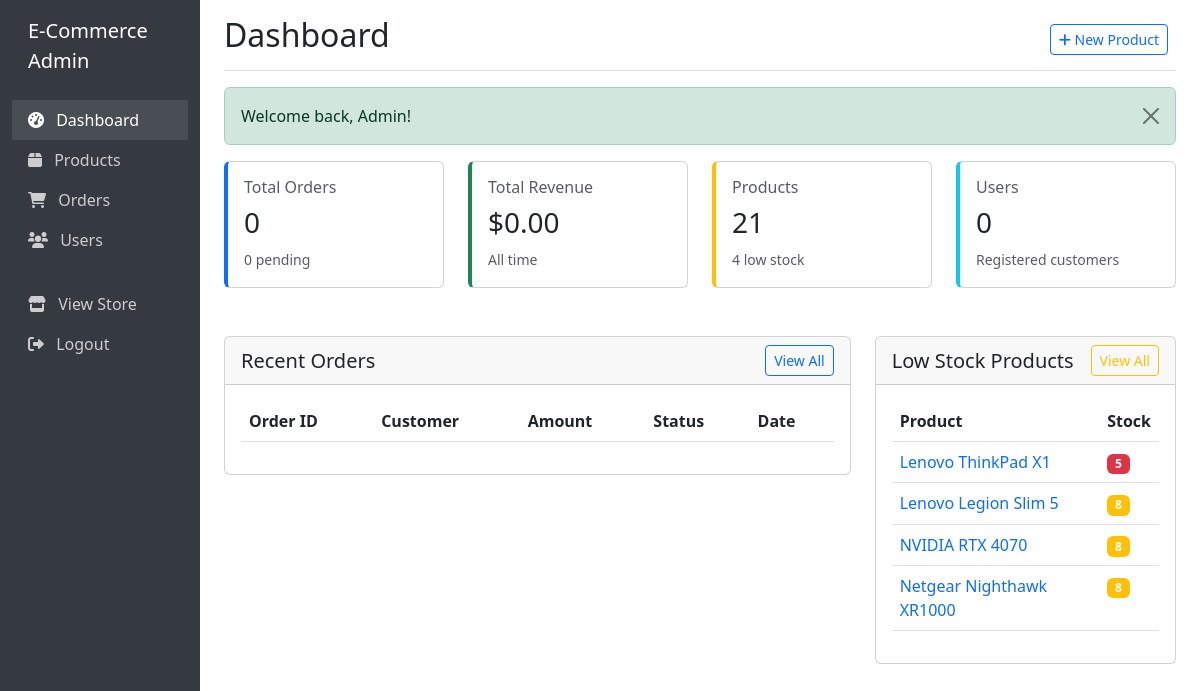
Page /admin/dashboard.php (signed in) on the committed database.
### tables this page shows
CREATE TABLE products (
    id INT PRIMARY KEY AUTO_INCREMENT,
    name VARCHAR(255) NOT NULL,
    description TEXT,
    price DECIMAL(10,2) NOT NULL,
    category_id INT,
    brand_id INT,
    stock INT NOT NULL DEFAULT 0,
    image_url VARCHAR(255),
    avg_rating DECIMAL(3,2) DEFAULT 0,
    total_sales INT DEFAULT 0,
    is_deleted BOOLEAN DEFAULT FALSE,
    created_at TIMESTAMP DEFAULT CURRENT_TIMESTAMP,
    FOREIGN KEY (category_id) REFERENCES categories(id),
    FOREIGN KEY (brand_id) REFERENCES brands(id)
);

### includes/functions.php (called while the page is built, shortened)
<?php
function get_flash_message() {
    if (isset($_SESSION['flash'])) {
        $flash = $_SESSION['flash'];
        return $flash;
    }
    return null;
}
function format_price($price) {
    return '$' . number_format($price, 2);
}
?>

### admin/dashboard.php (the view, shortened to what this page needs)
<?php
require_once '../includes/db_connect.php';
require_once '../includes/functions.php';
try {
    $stats = [
        'total_orders' => $pdo->query("SELECT COUNT(*) FROM orders")->fetchColumn(),
        'pending_orders' => $pdo->query("SELECT COUNT(*) FROM orders WHERE status = 'pending'")->fetchColumn(),
        'total_products' => $pdo->query("SELECT COUNT(*) FROM products WHERE is_deleted = 0")->fetchColumn(),
        'low_stock' => $pdo->query("SELECT COUNT(*) FROM products WHERE stock < 10 AND is_deleted = 0")->fetchColumn(),
        'total_users' => $pdo->query("SELECT COUNT(*) FROM users WHERE role = 'user'")->fetchColumn(),
        'total_revenue' => $pdo->query("SELECT COALESCE(SUM(total_amount), 0) FROM orders WHERE status != 'cancelled'")->fetchColumn()
    ];
    $stmt = $pdo->query("
        SELECT * FROM products
        WHERE stock < 10 AND is_deleted = 0
        ORDER BY stock ASC
        LIMIT 5
    ");
    $low_stock_products = $stmt->fetchAll();
} catch (PDOException $e) {
    error_log("Dashboard error: " . $e->getMessage());
    set_flash_message('danger', 'Error loading dashboard data.');
    $stats = [];
    $recent_orders = [];
    $low_stock_products = [];
}
?>
<!DOCTYPE html>
<html lang="en">
<head>
    <link href="https://cdn.jsdelivr.net/npm/bootstrap@5.3.0/dist/css/bootstrap.min.css" rel="stylesheet">
    <link href="https://cdnjs.cloudflare.com/ajax/libs/font-awesome/6.0.0/css/all.min.css" rel="stylesheet">
</head>
<body>
<div class="container-fluid">
    <div class="row">
        <nav class="col-md-3 col-lg-2 d-md-block sidebar collapse">
            <div class="position-sticky pt-3">
                <div class="mb-4 px-3">
                    <span class="fs-5 text-white">E-Commerce Admin</span>
                </div>
                <ul class="nav flex-column">
                    <li class="nav-item">
                        <a class="nav-link active" href="dashboard.php">
                            <i class="fas fa-tachometer-alt me-2"></i>
                            Dashboard
                        </a>
                    </li>
                    <li class="nav-item">
                        <a class="nav-link" href="products.php">
                            <i class="fas fa-box me-2"></i>
                            Products
                        </a>
                    </li>
                    <li class="nav-item">
                        <a class="nav-link" href="orders.php">
                            <i class="fas fa-shopping-cart me-2"></i>
                            Orders
                        </a>
                    </li>
                    <li class="nav-item">
                        <a class="nav-link" href="users.php">
                            <i class="fas fa-users me-2"></i>
                            Users
                        </a>
                    </li>
                    <li class="nav-item mt-4">
                        <a class="nav-link" href="../index.php">
                            <i class="fas fa-store me-2"></i>
                            View Store
                        </a>
                    </li>
                    <li class="nav-item">
                        <a class="nav-link" href="../logout.php">
                            <i class="fas fa-sign-out-alt me-2"></i>
                            Logout
                        </a>
                    </li>
                </ul>
            </div>
        </nav>
        <main class="col-md-9 ms-sm-auto col-lg-10 px-md-4">
            <div class="d-flex justify-content-between flex-wrap flex-md-nowrap align-items-center pt-3 pb-2 mb-3 border-bottom">
                <h1 class="h2">Dashboard</h1>
                <div class="btn-toolbar mb-2 mb-md-0">
                    <div class="btn-group me-2">
                        <a href="products.php?action=new" class="btn btn-sm btn-outline-primary">
                            <i class="fas fa-plus"></i> New Product
                        </a>
                    </div>
                </div>
            </div>
            <?php if ($flash = get_flash_message()): ?>
            <div class="alert alert-<?php echo $flash['type']; ?> alert-dismissible fade show">
                <?php echo $flash['message']; ?>
                <button type="button" class="btn-close" data-bs-dismiss="alert"></button>
            </div>
            <?php endif; ?>
            <div class="row mb-4">
                <div class="col-md-3 mb-4">
                    <div class="card stat-card primary h-100">
                        <div class="card-body">
                            <h6 class="card-title text-muted">Total Orders</h6>
                            <h3 class="card-text"><?php echo number_format($stats['total_orders']); ?></h3>
                            <small class="text-muted">
                                <?php echo number_format($stats['pending_orders']); ?> pending
                            </small>
                        </div>
                    </div>
                </div>
                <div class="col-md-3 mb-4">
                    <div class="card stat-card success h-100">
                        <div class="card-body">
                            <h6 class="card-title text-muted">Total Revenue</h6>
                            <h3 class="card-text"><?php echo format_price($stats['total_revenue']); ?></h3>
                            <small class="text-muted">All time</small>
                        </div>
                    </div>
                </div>
                <div class="col-md-3 mb-4">
                    <div class="card stat-card warning h-100">
                        <div class="card-body">
                            <h6 class="card-title text-muted">Products</h6>
                            <h3 class="card-text"><?php echo number_format($stats['total_products']); ?></h3>
                            <small class="text-muted">
                                <?php echo number_format($stats['low_stock']); ?> low stock
                            </small>
                        </div>
                    </div>
                </div>
                <div class="col-md-3 mb-4">
                    <div class="card stat-card info h-100">
                        <div class="card-body">
                            <h6 class="card-title text-muted">Users</h6>
                            <h3 class="card-text"><?php echo number_format($stats['total_users']); ?></h3>
                            <small class="text-muted">Registered customers</small>
                        </div>
                    </div>
                </div>
            </div>
            <div class="row">
                <div class="col-md-8 mb-4">
                    <div class="card">
                        <div class="card-header d-flex justify-content-between align-items-center">
                            <h5 class="card-title mb-0">Recent Orders</h5>
                            <a href="orders.php" class="btn btn-sm btn-outline-primary">View All</a>
                        </div>
                        <div class="card-body">
                            <div class="table-responsive">
                                <table class="table table-hover">
                                    <thead>
                                        <tr>
                                            <th>Order ID</th>
                                            <th>Customer</th>
                                            <th>Amount</th>
                                            <th>Status</th>
                                            <th>Date</th>
                                        </tr>
                                    </thead>
                                </table>
                            </div>
                        </div>
                    </div>
                </div>
                <div class="col-md-4 mb-4">
                    <div class="card">
                        <div class="card-header d-flex justify-content-between align-items-center">
                            <h5 class="card-title mb-0">Low Stock Products</h5>
                            <a href="products.php?filter=low_stock" class="btn btn-sm btn-outline-warning">View All</a>
                        </div>
                        <div class="card-body">
                            <div class="table-responsive">
                                <table class="table table-hover">
                                    <thead>
                                        <tr>
                                            <th>Product</th>
                                            <th>Stock</th>
                                        </tr>
                                    </thead>
                                    <tbody>
                                        <?php foreach ($low_stock_products as $product): ?>
                                        <tr>
                                            <td>
                                                <a href="products.php?id=<?php echo $product['id']; ?>" class="text-decoration-none">
                                                    <?php echo htmlspecialchars($product['name']); ?>
                                                </a>
                                            </td>
                                            <td>
                                                <span class="badge bg-<?php echo $product['stock'] <= 5 ? 'danger' : 'warning'; ?>">
                                                    <?php echo $product['stock']; ?>
                                                </span>
                                            </td>
                                        </tr>
                                        <?php endforeach; ?>
                                    </tbody>
                                </table>
                            </div>
                        </div>
                    </div>
                </div>
            </div>
        </main>
    </div>
</div>
</body>
</html>

### admin/dashboard.php (style rules this page uses)
.sidebar { min-height: 100vh; background-color: #343a40; }
.sidebar .nav-link { color: rgba(255,255,255,.75); }
.sidebar .nav-link.active { color: #fff; background-color: rgba(255,255,255,.1); }
.stat-card { border-left: 4px solid; }
.stat-card.primary { border-left-color: #0d6efd; }
.stat-card.success { border-left-color: #198754; }
.stat-card.warning { border-left-color: #ffc107; }
.stat-card.info { border-left-color: #0dcaf0; }

### rows in the picture
products: avg_rating "$0.00", name "NVIDIA RTX 4070", stock "8"
products: name "Lenovo ThinkPad X1", stock "5"
products: name "Lenovo Legion Slim 5", stock "8"
products: name "Netgear Nighthawk XR1000", stock "8"

### other values in the picture
$flash['message'] "Welcome back, Admin!"
$stats['total_orders'] "0"
$stats['pending_orders'] "0"
$stats['total_products'] "21"
$stats['low_stock'] "4"
$stats['total_users'] "0"
